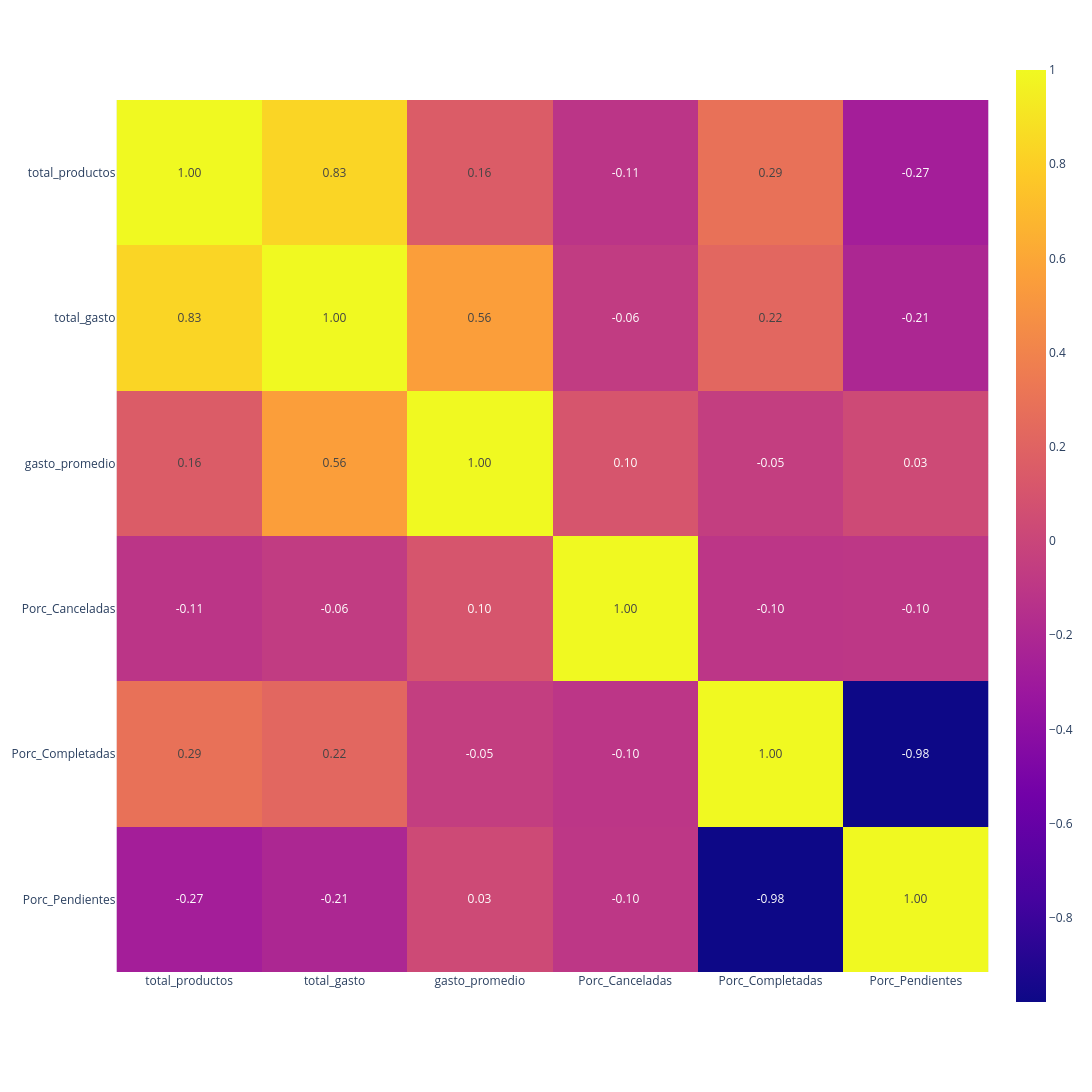

Here is the notebook cell this chart was saved with:
### Code cell
correlation =  X_clients_scaled.corr()

fig = px.imshow(correlation, text_auto=".2f")
fig.update_layout(width = 1200, height = 1200)
fig.show()

### Figure 1 — Plotly figure (JSON) as saved in the notebook; plotly's stock layout.template omitted (floating-point values rounded to 4 significant figures)
{"data": [{"coloraxis": "coloraxis", "hovertemplate": "x: %{x}<br>y: %{y}<br>color: %{z}<extra></extra>", "name": "0", "texttemplate": "%{z:.2f}", "type": "heatmap", "x": ["total_productos", "total_gasto", "gasto_promedio", "Porc_Canceladas", "Porc_Completadas", "Porc_Pendientes"], "xaxis": "x", "y": ["total_productos", "total_gasto", "gasto_promedio", "Porc_Canceladas", "Porc_Completadas", "Porc_Pendientes"], "yaxis": "y", "z": [[1.0, 0.8331, 0.1558, -0.1098, 0.2917, -0.269], [0.8331, 1.0, 0.5572, -0.06376, 0.2244, -0.2112], [0.1558, 0.5572, 1.0, 0.1037, -0.05088, 0.02948], [-0.1098, -0.06376, 0.1037, 1.0, -0.104, -0.1026], [0.2917, 0.2244, -0.05088, -0.104, 1.0, -0.9787], [-0.269, -0.2112, 0.02948, -0.1026, -0.9787, 1.0]]}], "layout": {"coloraxis": {"colorscale": [[0, "#0d0887"], [0.1111, "#46039f"], [0.2222, "#7201a8"], [0.3333, "#9c179e"], [0.4444, "#bd3786"], [0.5556, "#d8576b"], [0.6667, "#ed7953"], [0.7778, "#fb9f3a"], [0.8889, "#fdca26"], [1, "#f0f921"]]}, "height": 1200, "margin": {"t": 60}, "width": 1200, "xaxis": {"anchor": "y", "constrain": "domain", "domain": [0, 1], "scaleanchor": "y"}, "yaxis": {"anchor": "x", "autorange": "reversed", "constrain": "domain", "domain": [0, 1]}}}
